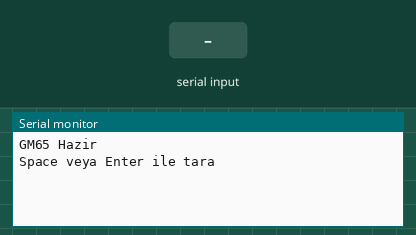
Simulated run of this sketch. Board: ESP32. On the bench: the last lines printed to the serial monitor. The test bench sets the inputs (shaded band).

Above: at 3.2 s.
3.3 s: "1\n" received over Serial
At 4.5 s:
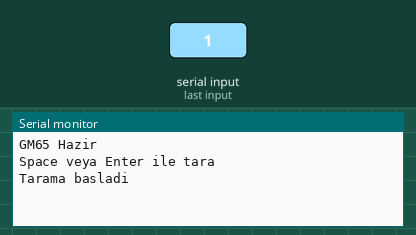
4.8 s: "1\n" received over the second serial link
At 5.8 s:
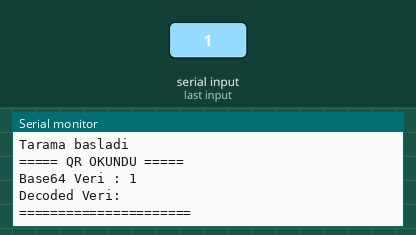
6.4 s: "0\n" received over the second serial link
At 7.0 s:
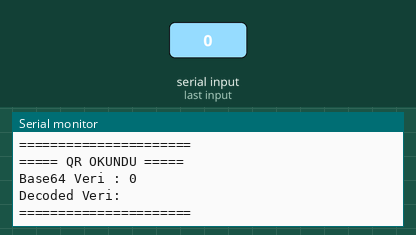

The sketch:

Qrreader_decode.ino
```cpp
#include <mbedtls/base64.h>

#define GM65_RX 4
#define GM65_TX 5

HardwareSerial GM65(1);

String qrData = "";
unsigned long lastByteTime = 0;
bool receiving = false;

void setup() {
  Serial.begin(115200);
  delay(2000);

  GM65.begin(115200, SERIAL_8N1, GM65_RX, GM65_TX);

  Serial.println("GM65 Hazir");
  Serial.println("Space veya Enter ile tara");
}

void loop() {

  // Space veya Enter ile GM65 tetikle
  if (Serial.available()) {
    char c = Serial.read();

    if (c == ' ' || c == '\n' || c == '\r') {

      qrData = "";
      receiving = false;

      Serial.println("\nTarama basladi");

      byte trigger[] = {
        0x7E, 0x00, 0x08, 0x01, 0x00,
        0x02, 0x01, 0xAB, 0xCD
      };

      GM65.write(trigger, sizeof(trigger));
    }
  }

  // GM65'ten gelen veriyi oku
  while (GM65.available()) {

    char c = GM65.read();

    // Yazdırılabilir karakterleri al
    if (isPrintable(c)) {
      qrData += c;
      receiving = true;
      lastByteTime = millis();
    }
  }

  // Veri gelmesi bittiyse (100 ms yeni byte gelmezse)
  if (receiving && millis() - lastByteTime > 100) {

    receiving = false;

    Serial.println("\n===== QR OKUNDU =====");

    Serial.print("Base64 Veri : ");
    Serial.println(qrData);

    // Base64 Decode
    unsigned char decoded[512];
    size_t decodedLen = 0;

    int ret = mbedtls_base64_decode(
      decoded,
      sizeof(decoded) - 1,
      &decodedLen,


   (const unsigned char*)qrData.c_str(),
qrData.length()
);
/*
      (const unsigned char*)"MTUxMjIwMjIyMTA4IEF0YWthbiBBa2RvZ2FuIA==",
strlen("MTUxMjIwMjIyMTA4IEF0YWthbiBBa2RvZ2FuIA==")
    );
*/
    if (ret == 0) {

      decoded[decodedLen] = '\0';
/*
      Serial.print("Decoded Veri: ");
      Serial.println((char*)decoded);
*/
      Serial.print("Decoded Veri: ");
      Serial.println((char*)decoded);

    } else {

      Serial.print("Decode Hatasi! Kod = ");
      Serial.println(ret);
    }

    Serial.println("======================");

    qrData = "";
  }
}
```

Measured:
- after the input at 3.3 s, the serial monitor: prints a new line at once (image 1)
- after the input at 4.8 s, the serial monitor: prints a new line after 0.10 s (image 2)
- after the input at 6.4 s, the serial monitor: prints a new line after 0.10 s (image 3)
